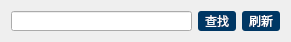
   <widget class="QWidget" name="layoutWidget">
    <property name="geometry">
     <rect>
      <x>740</x>
      <y>280</y>
      <width>291</width>
      <height>31</height>
     </rect>
    </property>
    <layout class="QHBoxLayout" name="horizontalLayout">
     <item>
      <widget class="QLineEdit" name="lineEdit">
       <property name="maximumSize">
        <size>
         <width>181</width>
         <height>20</height>
        </size>
       </property>
      </widget>
     </item>
     <item>
      <widget class="QPushButton" name="catchBtn">
       <property name="maximumSize">
        <size>
         <width>51</width>
         <height>23</height>
        </size>
       </property>
       <property name="styleSheet">
        <string notr="true">QPushButton { background-color: rgb(0, 55, 100); border-radius: 3px; color: rgb(255, 255, 255); } QPushButton:hover { background-color: rgb(0, 0, 0); }</string>
       </property>
       <property name="text">
        <string>查找</string>
       </property>
      </widget>
     </item>
     <item>
      <widget class="QPushButton" name="shuaXinBtn">
       <property name="maximumSize">
        <size>
         <width>51</width>
         <height>23</height>
        </size>
       </property>
       <property name="styleSheet">
        <string notr="true">QPushButton { background-color: rgb(0, 55, 100); border-radius: 3px; color: rgb(255, 255, 255); } QPushButton:hover { background-color: rgb(0, 0, 0); }</string>
       </property>
       <property name="text">
        <string>刷新</string>
       </property>
      </widget>
     </item>
    </layout>
   </widget>
